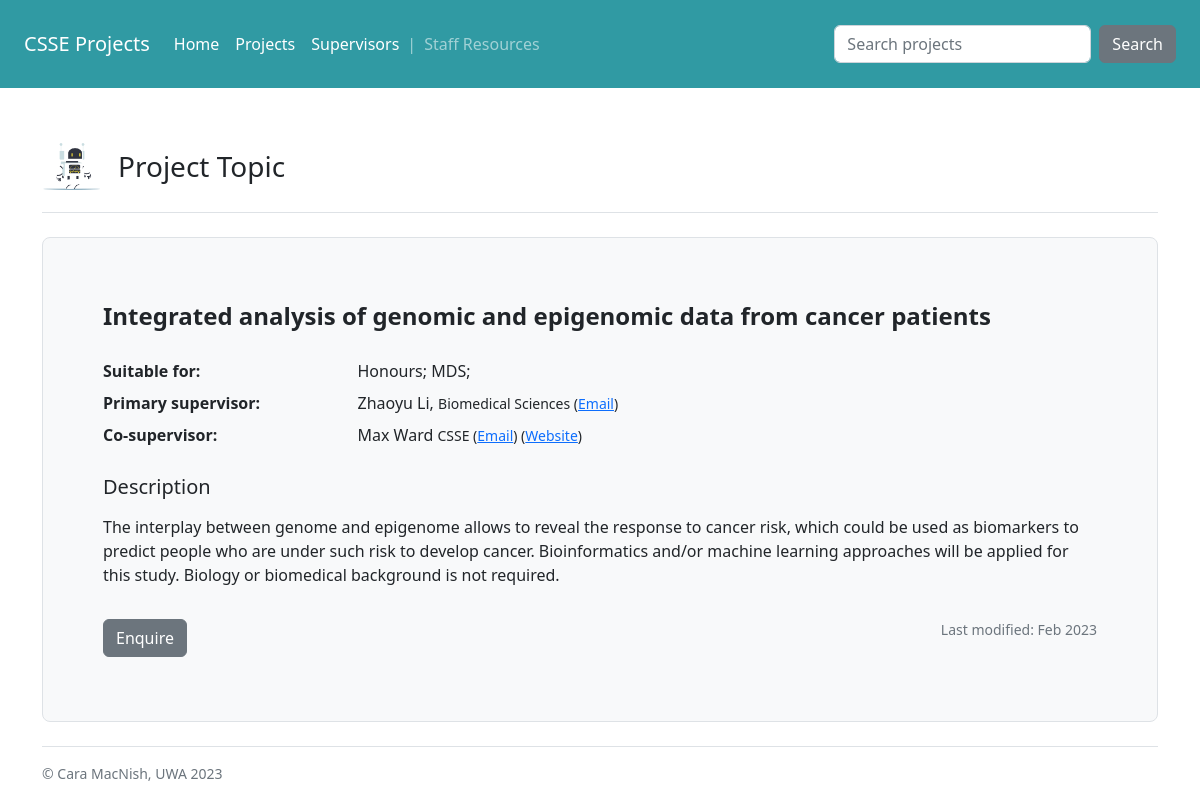
/projects/index/75/, run on the app's committed database.
### projects/models.py (models this page shows, shortened)
class Project(models.Model):
    SUITABILITY_CHOICES = [
        ('Honours', 'Honours (incl. BSc, BPhil, BACS)'),
        ('MDS', 'Master of Data Science'),
        ('SE', 'Software Engineering'),
        ('OTHER', 'Other')
    ]
    title = models.CharField("Topic Title", max_length=200)
    description = models.TextField("Description")
    short = models.TextField("Short Description", blank=True)
    skills = models.CharField("Skills", max_length=200, blank=True)
    honours = models.BooleanField("Suitable for Honours", default=True)
    mds = models.BooleanField("Suitable for MDS", default=True)
    se = models.BooleanField("Suitable for Software Engineering", default=True)
    engineering = models.BooleanField("Suitable for General Engineering", default=False) # not used
    other = models.CharField("Other (please specify)", max_length=100, blank=True)
    numstudents = models.CharField("Number of Students", max_length=20, blank=True)
    primary = models.ForeignKey(Supervisor, on_delete=models.CASCADE, related_name="primary", verbose_name="Primary Supervisor", null = True)
    cosupervisor = models.ForeignKey(Supervisor, on_delete=models.CASCADE, verbose_name="Co-Supervisor", null = True, blank=True)
    external = models.TextField("External Supervisors/Mentors/Sponsors", blank=True)
    link = models.URLField("Research Link", blank = True)
    references = models.TextField("Sample References", blank=True)
    created = models.DateField("Date Created", auto_now_add = True)
    modified = models.DateField("Last Modified", auto_now = True)
    current_date = models.DateField("Current Date", default = date.today)
    visible = models.BooleanField(default=True)

class Supervisor(models.Model):
    firstname = models.CharField("First name", max_length=30)
    lastname = models.CharField("Last name", max_length=30)
    department = models.CharField("Department or School", max_length=50)
    email = models.EmailField("Email")
    web = models.URLField("Web link", blank=True)
    interests = models.TextField("Research interests", blank=True)
    class Meta:
        ordering = ['lastname', 'firstname']
    def __str__(self):
        return self.firstname +  " " + self.lastname

### projects/views.py (the view)
# urls.py: path("projects/index/", views.all_projects, name = "project-list"),
def project(request, id):
    proj = Project.objects.get(pk=id)
    return render(request, "projects/project.html", {"project": proj} )

### projects/templatetags/markdown_extras.py (called while the page is built)
@register.filter()
@stringfilter
def markdown(value):
    return md.markdown(value, extensions=['markdown.extensions.fenced_code'])

### projects/templates/projects/project.html (shortened to what this page needs)
{% extends 'projects/base.html' %}
{% load markdown_extras %}
{% block content %}
<main>
    {% include "projects/header.html" with title="Project Topic" %}
    <div class="p-5 mb-2 bg-light border rounded-3">
        <div class="container-fluid py-3">
            <h4 class="fw-bold">{{ project.title }}</h4>
            <div class="container-fluid py-1 px-0">
                <dl class="row mt-3 mb-3">
                    <dt class="col-md-4 col-lg-3 col-xxl-2">Suitable for:</dt>
                    <dd class="col-md-8 col-lg-9 col-xxl-10">
                        {% if project.honours %} Honours; {% endif %}
                        {% if project.mds %} MDS; {% endif %}
                    </dd>
                    <dt class="col-md-4 col-lg-3 col-xxl-2">Primary supervisor:</dt>
                    <dd class="col-md-8 col-lg-9 col-xxl-10">
                        {{ project.primary }},
                        <small> {{ project.primary.department }}
                            (<a href=mailto:{{ project.primary.email }}>Email</a>)
                        </small>
                    </dd>
                    {% if project.cosupervisor %}
                    <dt class="col-md-4 col-lg-3 col-xxl-2">Co-supervisor:</dt>
                    <dd class="col-md-8 col-lg-9 col-xxl-10">{{ project.cosupervisor }}
                        <small> {{ project.cosupervisor.department }}
                            (<a href=mailto:{{ project.cosupervisor.email }}>Email</a>)
                            {% if project.cosupervisor.web %}
                                (<a href={{ project.cosupervisor.web }}>Website</a>)
                            {% endif %}
                        </small>
                    </dd>
                    {% endif %}
                </dl>
            </div>
            <h5>Description</h5>
            <p class="col-md-8">{{ project.description | markdown | safe }}</p>
            <p>
            <div class="d-flex justify-content-between pt-3">
                <a href="mailto:{{ project.primary.email }}?subject=Enquiry: {{ project.title}}" class="btn btn-secondary">Enquire</a>
                <div class="float-right text-muted small">Last modified: {{ project.current_date|date:"M Y" }}</div>
            </div>
        </div>
    </div>
    {% include "projects/footer.html" %}
</main>
{% endblock %}

### data on the page
Project: title "Integrated analysis of genomic and epigenomic data from cancer patients", primary "Zhaoyu Li", primary.department "Biomedical Sciences", cosupervisor "Max Ward", cosupervisor.department "CSSE", description "The interplay between genome and epigenome allows to reveal the response to cancer risk, which could be used as biomarkers to predict people who are under such risk to develop cancer. Bioinformatics and/or machine learning approaches will be applied for this study. Biology or biomedical background is not required.", current_date "Feb 2023"

### other printed values
{{ title }} "Project Topic"
